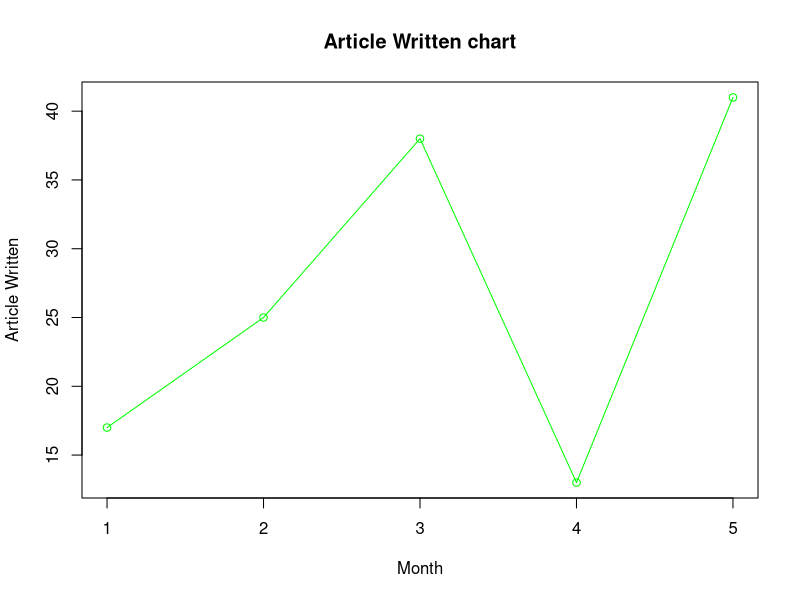
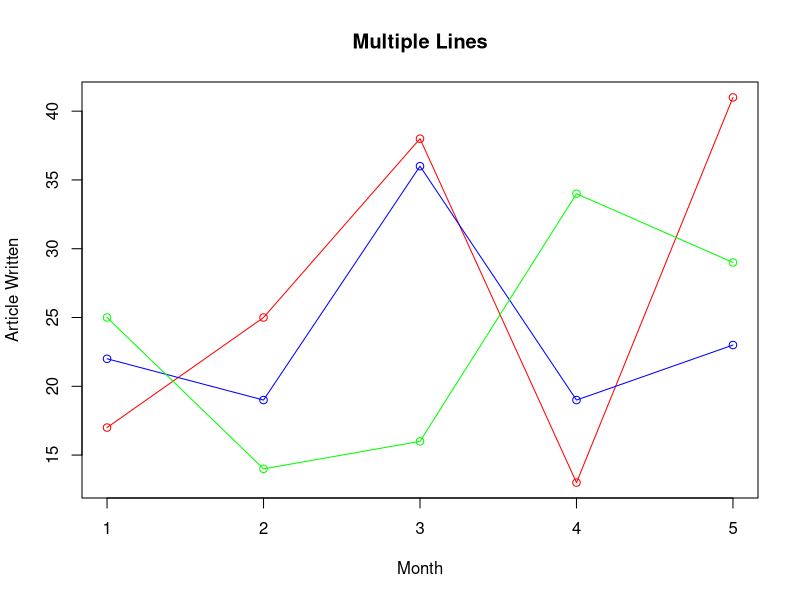

These figures' R source, in order:
# Line Graphs
v <- c(17, 25, 38, 13, 41)
plot(v, type = "o", col = "green", xlab = "Month", ylab = "Article Written", main = "Article Written chart")

t <- c(22, 19, 36, 19, 23)
m <- c(25, 14, 16, 34, 29)
plot(v, type = "o", col = "red", xlab = "Month", ylab = "Article Written", main = "Multiple Lines")
lines(t, type = "o", col = "blue")
lines(m, type = "o", col = "green")
